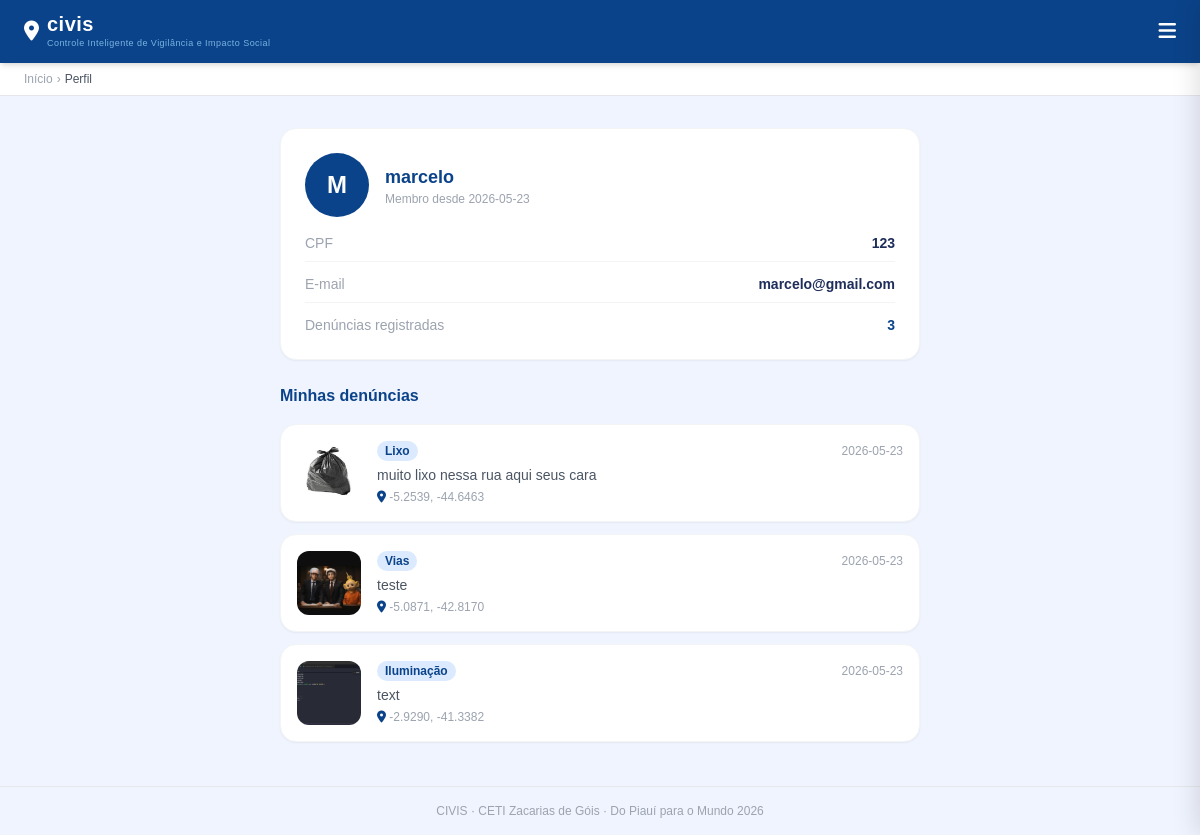
The page /perfil (signed in) on the database its author committed.
### tables this page shows
CREATE TABLE usuario (
    id INTEGER PRIMARY KEY AUTOINCREMENT,
    cpf TEXT UNIQUE NOT NULL,
    nome TEXT NOT NULL,
    email TEXT UNIQUE NOT NULL, 
    senha TEXT NOT NULL,
    data_criacão DATETIME DEFAULT CURRENT_TIMESTAMP
);

CREATE TABLE denuncias (
    id INTEGER PRIMARY KEY AUTOINCREMENT,
    categoria TEXT NOT NULL,
    latitude REAL NOT NULL,
    longitude REAL NOT NULL,
    foto_caminho TEXT NOT NULL,
    data_registro DATETIME DEFAULT CURRENT_TIMESTAMP,
    descricao TEXT NOT NULL 
);

### app.py (the view)
@app.route('/perfil')
def perfil():
    if not sessao.get('usuario_id'):
        return redirect('/login')
    conexao = conectar()
    cursor = conexao.cursor()
    cursor.execute("SELECT * FROM usuario WHERE id = ?", (sessao['usuario_id'],))
    colunas_u = ['id','cpf','nome','email','senha','data_criacao']
    usuario = dict(zip(colunas_u, cursor.fetchone()))
    cursor.execute("SELECT id, categoria, descricao, latitude, longitude, foto_caminho, data_registro FROM denuncias ORDER BY data_registro DESC")
    colunas_d = ['id','categoria','descricao','latitude','longitude','foto_caminho','data_registro']
    denuncias = [dict(zip(colunas_d, row)) for row in cursor.fetchall()]
    conexao.close()
    return render_template('perfil.html', usuario=usuario, denuncias=denuncias)

### app.py (called while the page is built)
@app.context_processor
def injetar_usuario():
    return {"nome_usuario": sessao.get("nome_usuario")}

def conectar():
    return sqlite3.connect('database.db')

### templates/perfil.html (shortened to what this page needs)
{% extends "base.html" %}
{% block breadcrumb %}Perfil{% endblock %}
{% block main_class %}block{% endblock %}
{% block conteudo %}
<div class="w-full max-w-2xl mx-auto px-4 py-8">
    <div class="bg-white rounded-2xl shadow-sm border border-gray-100 p-6 mb-6">
        <div class="flex items-center gap-4 mb-4">
            <div class="w-16 h-16 rounded-full flex items-center justify-center text-white text-2xl font-extrabold"
                 style="background:#0b438a;">
                {{ usuario.nome[0].upper() }}
            </div>
            <div>
                <h2 class="text-lg font-extrabold" style="color:#0b438a;">{{ usuario.nome }}</h2>
                <p class="text-xs text-gray-400">Membro desde {{ usuario.data_criacao[:10] }}</p>
            </div>
        </div>
        <div class="grid grid-cols-1 gap-3 text-sm">
            <div class="flex justify-between border-b border-gray-100 pb-2">
                <span class="text-gray-400">CPF</span>
                <span class="font-semibold" style="color:#1e2d5a;">{{ usuario.cpf }}</span>
            </div>
            <div class="flex justify-between border-b border-gray-100 pb-2">
                <span class="text-gray-400">E-mail</span>
                <span class="font-semibold" style="color:#1e2d5a;">{{ usuario.email }}</span>
            </div>
            <div class="flex justify-between">
                <span class="text-gray-400">Denúncias registradas</span>
                <span class="font-extrabold" style="color:#0b438a;">{{ denuncias|length }}</span>
            </div>
        </div>
    </div>
    <h3 class="text-base font-extrabold mb-4" style="color:#0b438a;">Minhas denúncias</h3>
    {% if denuncias %}
        {% for d in denuncias %}
        <div class="bg-white rounded-2xl shadow-sm border border-gray-100 mb-3 p-4 flex gap-4 items-start">
            {% if d.foto_caminho %}
            <div class="w-16 h-16 rounded-xl overflow-hidden flex-shrink-0">
                <img src="/{{ d.foto_caminho }}" class="w-full h-full object-cover">
            </div>
            {% endif %}
            <div class="flex-grow min-w-0">
                <div class="flex items-center justify-between mb-1">
                    <span class="text-xs font-bold px-2 py-0.5 rounded-full" style="background:#dbeafe;color:#0b438a;">
                        {{ d.categoria }}
                    </span>
                    <span class="text-xs text-gray-400">{{ d.data_registro[:10] }}</span>
                </div>
                <p class="text-sm text-gray-600 truncate">{{ d.descricao }}</p>
                <p class="text-xs text-gray-400 mt-1">
                    <i class="fa-solid fa-location-dot" style="color:#0b438a;"></i>
                    {{ "%.4f"|format(d.latitude|float) }}, {{ "%.4f"|format(d.longitude|float) }}
                </p>
            </div>
        </div>
        {% endfor %}
    {% else %}
        <div class="text-center py-10 text-gray-400">
            <i class="fa-solid fa-box-open text-3xl mb-2"></i>
            <p class="text-sm">Você ainda não fez nenhuma denúncia.</p>
            <a href="/denuncia" class="text-sm font-semibold mt-1 inline-block" style="color:#0b438a;">Fazer agora</a>
        </div>
    {% endif %}
</div>
{% endblock %}

### templates/base.html (style rules this page uses)
* { font-family: sans-serif; }

### rows shown on the page
usuario: nome "M", nome "marcelo", data_criacão "2026-05-23", cpf "123", email "marcelo@gmail.com"
denuncias: foto_caminho (picture), categoria "Lixo", data_registro "2026-05-23", descricao "muito lixo nessa rua aqui seus cara", latitude "-5.2539", longitude "-44.6463"
denuncias: foto_caminho (picture), categoria "Vias", data_registro "2026-05-23", descricao "teste", latitude "-5.0871", longitude "-42.8170"
denuncias: foto_caminho (picture), categoria "Iluminação", data_registro "2026-05-23", descricao "text", latitude "-2.9290", longitude "-41.3382"

### other values the page prints
{{ denuncias|length }} "3"
